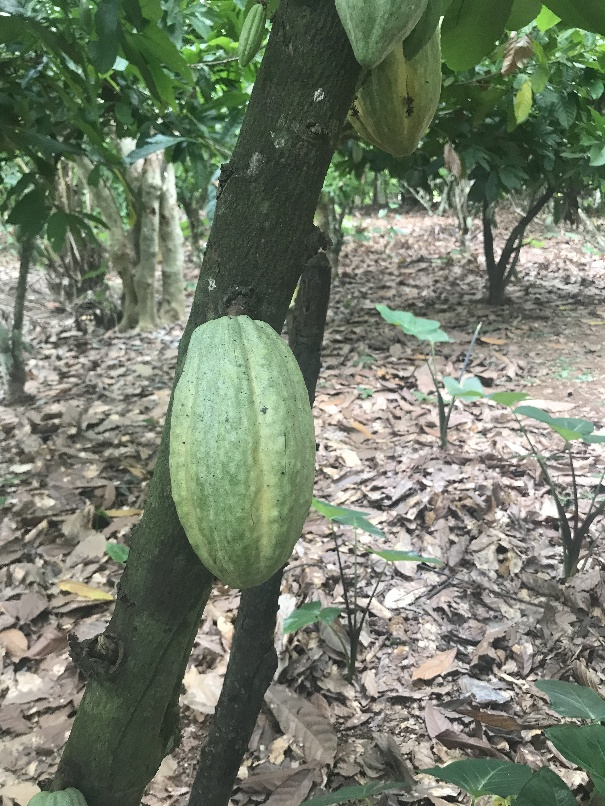
#> input picture cocoa_detection/images/resized.jpg, 605 x 806 px
$ python detect_cocoa.py
#> lines starting #> are read from the running program, lines starting #| are printed output that depends on the picture; after the words box and inside, x2 and y2 are one past the last pixel; in counts of white or black regions, pixels touching at a corner belong together
'''
Author spomega
12/08/2018
'''

import cv2
import numpy as np

image = cv2.imread("images/resized.jpg")
#> image is the input picture: shape (806, 605, 3); mean B, G, R 107, 124.7, 116
print("width: {} pixels".format(image.shape[1]))
#| width: 605 pixels
print("height: {} pixels".format(image.shape[0]))
#| height: 806 pixels
print("channels: {}".format(image.shape[2]))
#| channels: 3

#image 3/4 of original size
'''
image_scaled = cv2.resize(image, None, fx=0.2, fy=0.2)
cv2.imwrite("resized.jpg", image_scaled)
cv2.imwrite("resized.png", image_scaled)
cv2.imshow('Scaling- Linear Interpolation', image_scaled)
'''
cv2.imshow("Unripe cocoa", image)

#convert bgr to hsv
image_hsv = cv2.cvtColor(image,cv2.COLOR_BGR2HSV)
#> image_hsv: shape (806, 605, 3); mean H, S, V 41.1, 47.4, 127.2
#cv2.imshow("hsv", image_hsv)

lower_range = np.array([45, 50, 50])
upper_range = np.array([72, 200, 200])

mask = cv2.inRange(image_hsv,lower_range,upper_range)
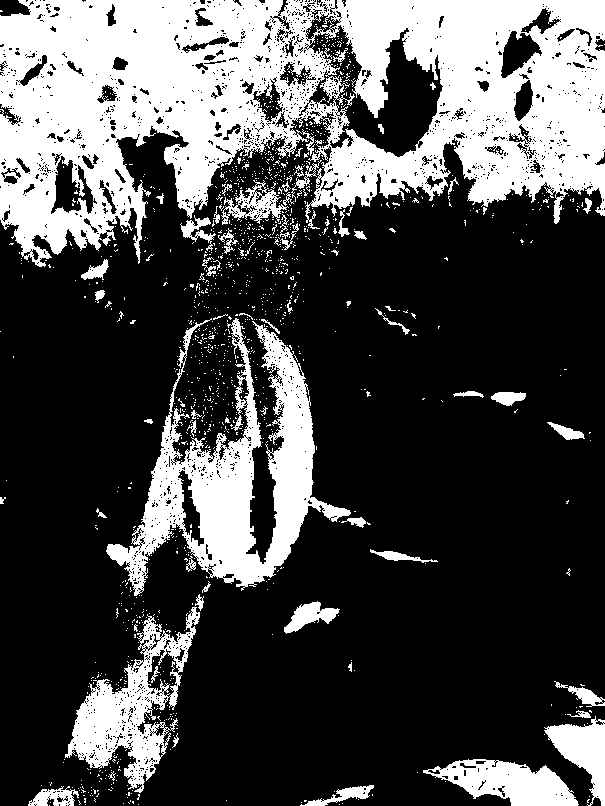
#> mask: shape (806, 605); 29.4% white; 1320 white regions (1256 under 20 px), largest, box (x1, y1, x2, y2) and area: (0, 0, 605, 267) 95299, (106, 318, 351, 596) 21914, (65, 607, 200, 793) 8290
#cv2.imshow("mask", mask)

res = cv2.bitwise_and(image,image,mask = mask)
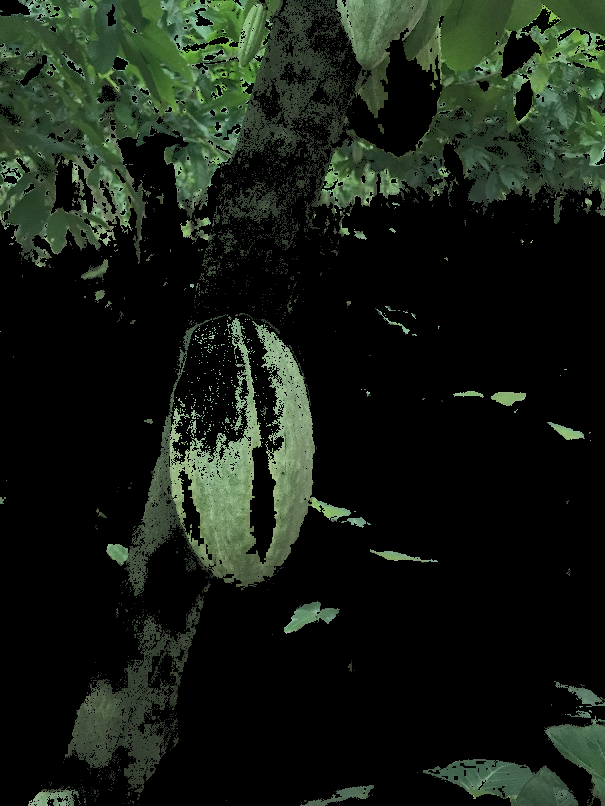
#> res: shape (806, 605, 3); mean B, G, R 20.2, 29.4, 21.9
cv2.imshow("result", res)
cv2.waitKey(0)
cv2.destroyAllWindows()

$ run again, with cocoa_detection/images/blackpod.jpg copied over cocoa_detection/images/resized.jpg
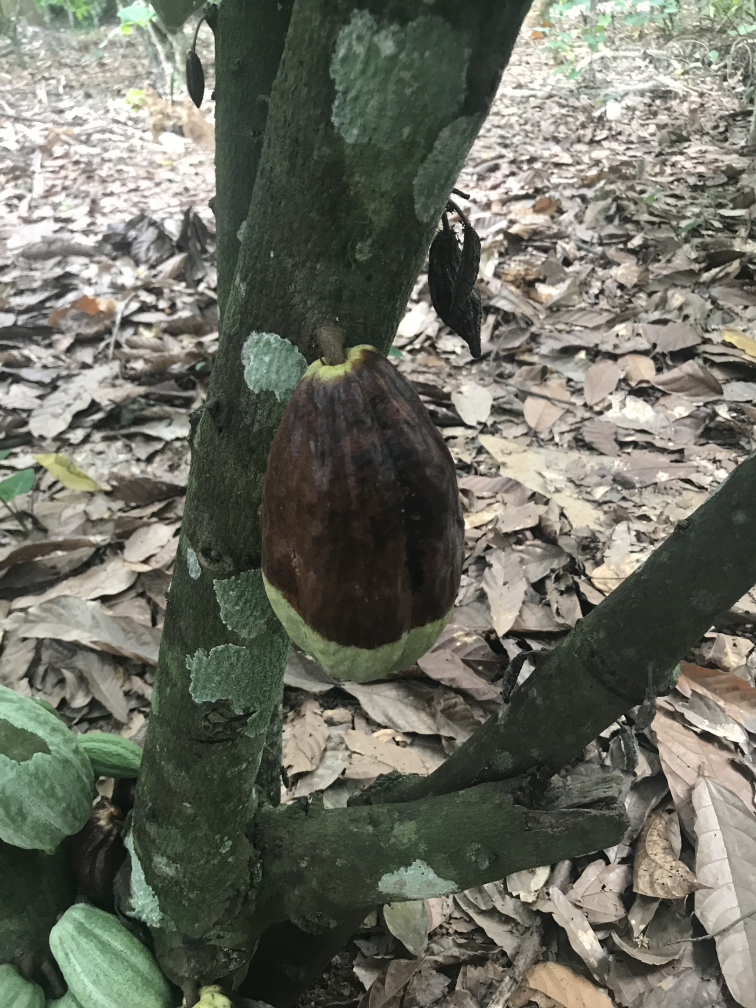
#> input picture cocoa_detection/images/blackpod.jpg, 3024 x 4032 px (shown at 1/4 size)
#> image is the input picture: shape (4032, 3024, 3); mean B, G, R 98.7, 109.9, 108.4
#| width: 3024 pixels
#| height: 4032 pixels
#| channels: 3
#> image_hsv: shape (4032, 3024, 3); mean H, S, V 35.3, 40, 113
#> `mask = cv2.inRange(image_hsv,lower_range,upper_range)`:
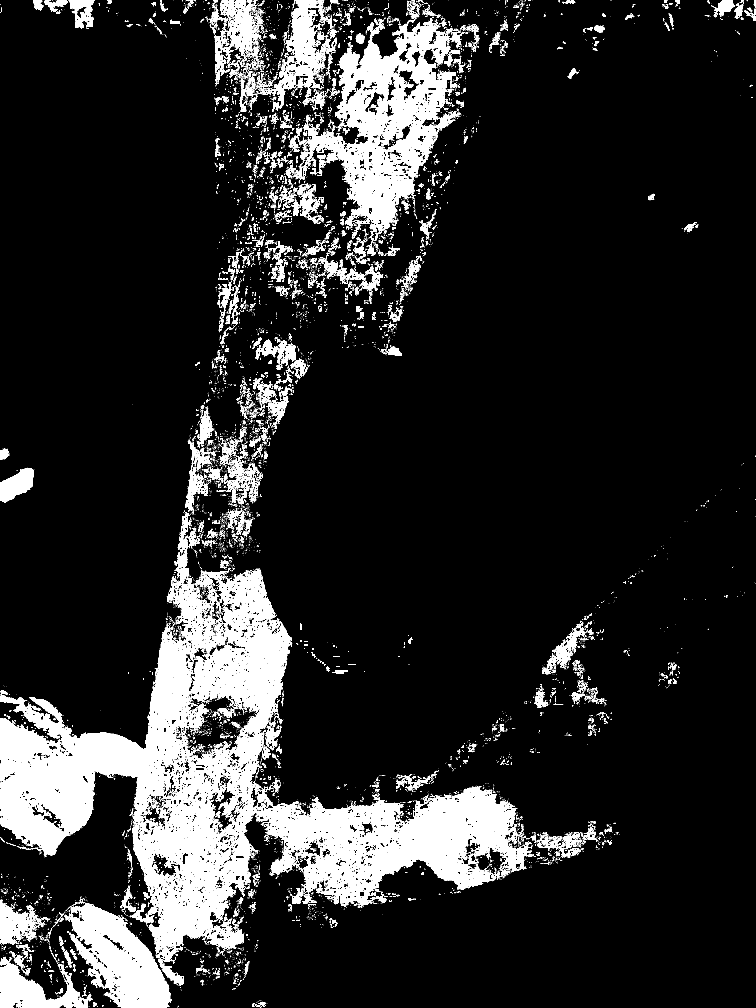
#> mask: shape (4032, 3024) (shown at 1/4 size); 12.8% white; 15909 white regions (14375 under 20 px), largest, box (x1, y1, x2, y2) and area: (0, 2050, 2130, 3944) 882579, (1178, 72, 1840, 963) 206270, (274, 3611, 686, 4032) 89500
#> `res = cv2.bitwise_and(image,image,mask = mask)`:
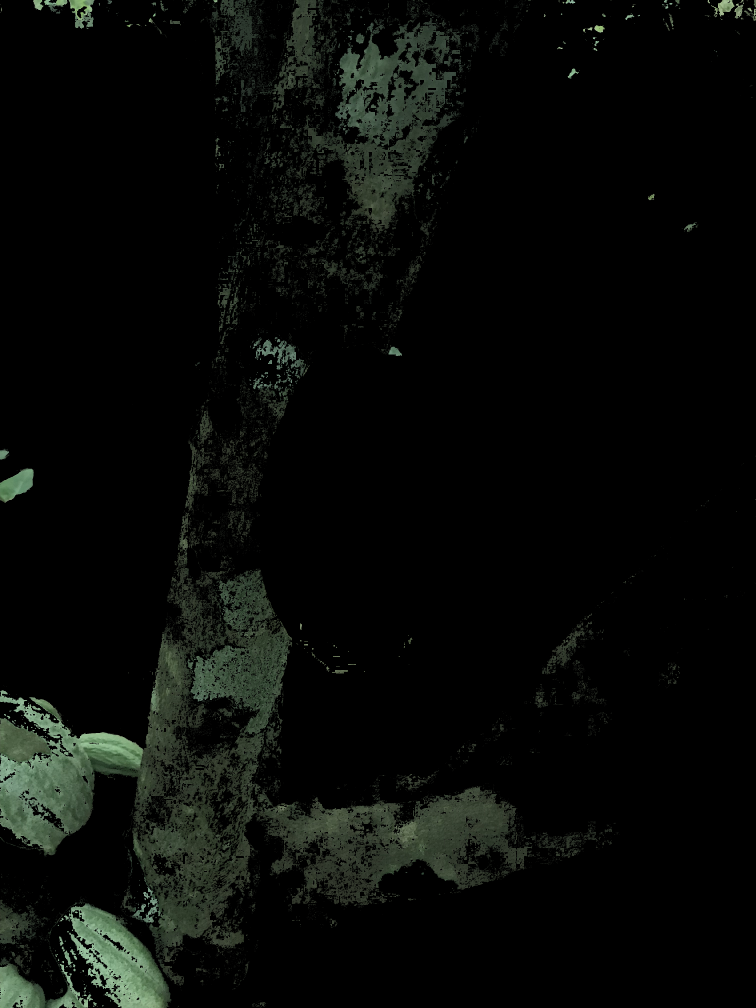
#> res: shape (4032, 3024, 3) (shown at 1/4 size); mean B, G, R 8, 10.5, 8.4

$ run again, with cocoa_detection/images/ripe.jpg copied over cocoa_detection/images/resized.jpg
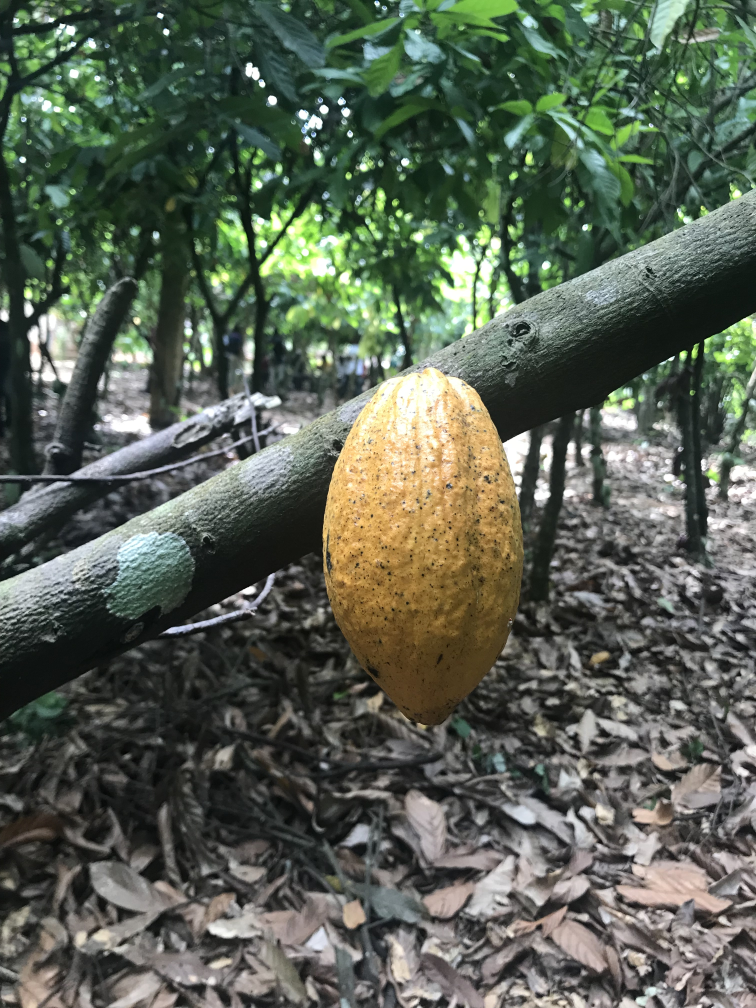
#> input picture cocoa_detection/images/ripe.jpg, 3024 x 4032 px (shown at 1/4 size)
#> image is the input picture: shape (4032, 3024, 3); mean B, G, R 83.9, 97.9, 89.7
#| width: 3024 pixels
#| height: 4032 pixels
#| channels: 3
#> image_hsv: shape (4032, 3024, 3); mean H, S, V 57, 55, 101.5
#> `mask = cv2.inRange(image_hsv,lower_range,upper_range)`:
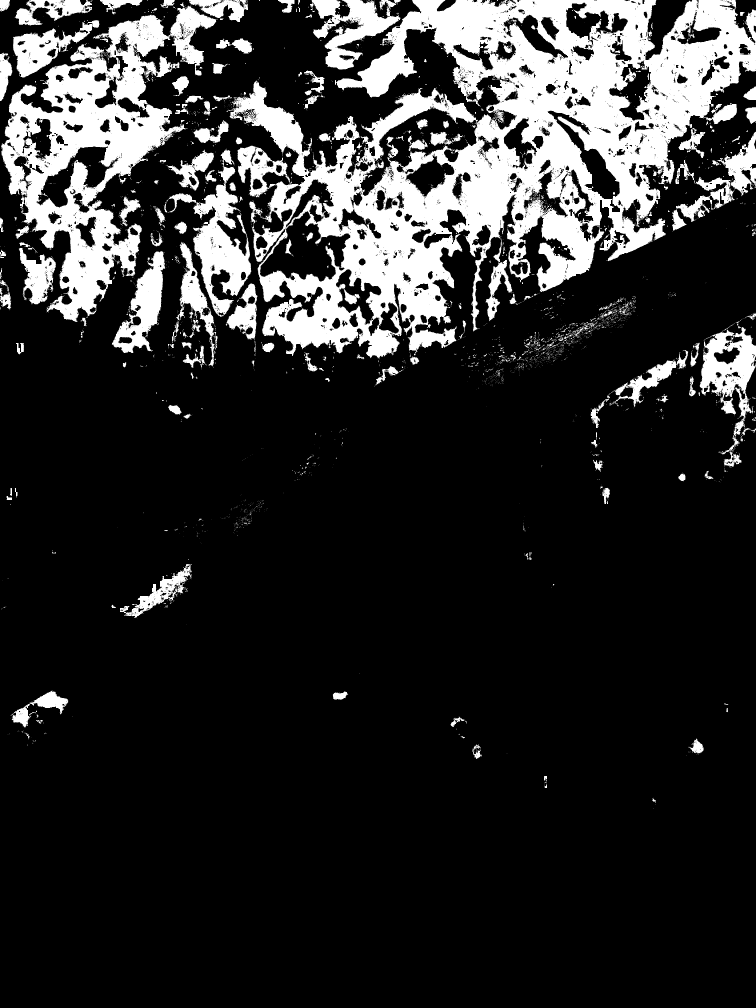
#> mask: shape (4032, 3024) (shown at 1/4 size); 17.3% white; 4672 white regions (4202 under 20 px), largest, box (x1, y1, x2, y2) and area: (918, 0, 3024, 1436) 1230943, (4, 23, 867, 1288) 358668, (673, 598, 1005, 1268) 65608
#> `res = cv2.bitwise_and(image,image,mask = mask)`:
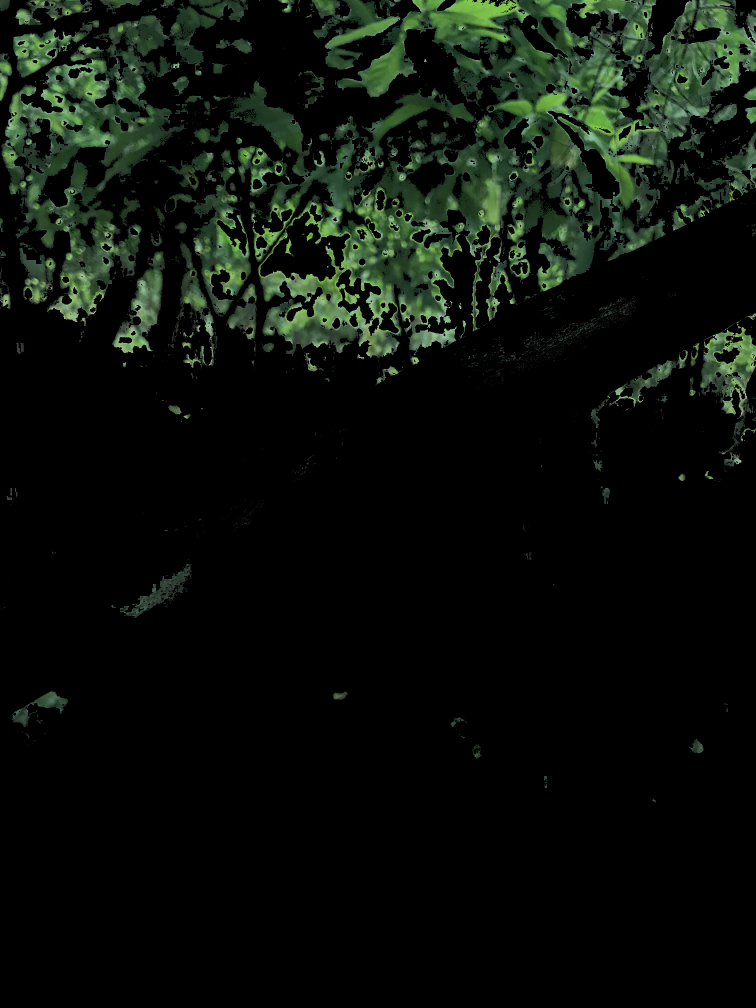
#> res: shape (4032, 3024, 3) (shown at 1/4 size); mean B, G, R 10.9, 16.9, 11.3
